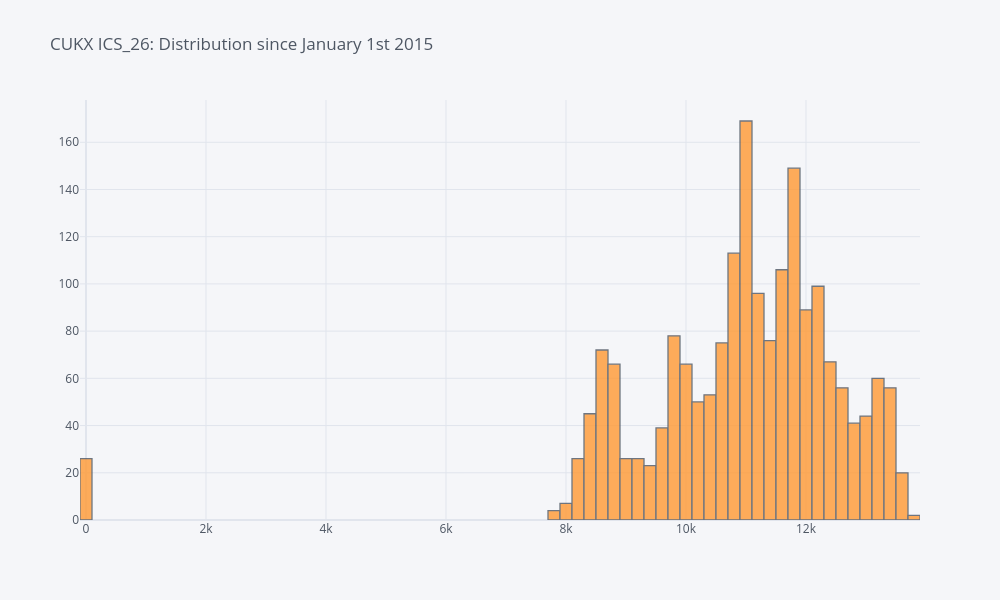

Here is the notebook cell this chart was saved with:
### Code cell
X3['ICS_26'].iplot(kind='histogram', title='CUKX ICS_26: Distribution since January 1st 2015')

### Figure 1 — Plotly figure (JSON) as saved in the notebook; plotly's stock layout.template omitted (floating-point values rounded to 4 significant figures; data arrays with more than 128 entries replaced by an {"elided": "..."} marker saying what was removed)
{"data": [{"histfunc": "count", "histnorm": "", "marker": {"color": "rgba(255, 153, 51, 1.0)", "line": {"color": "#4D5663", "width": 1.3}}, "name": "ICS_26", "opacity": 0.8, "orientation": "v", "type": "histogram", "x": {"elided": "1925 float values"}}], "layout": {"barmode": "overlay", "height": 600, "legend": {"bgcolor": "#F5F6F9", "font": {"color": "#4D5663"}}, "paper_bgcolor": "#F5F6F9", "plot_bgcolor": "#F5F6F9", "title": {"font": {"color": "#4D5663"}, "text": "CUKX ICS_26: Distribution since January 1st 2015"}, "width": 1000, "xaxis": {"gridcolor": "#E1E5ED", "showgrid": true, "tickfont": {"color": "#4D5663"}, "title": {"font": {"color": "#4D5663"}, "text": ""}, "zerolinecolor": "#E1E5ED"}, "yaxis": {"gridcolor": "#E1E5ED", "showgrid": true, "tickfont": {"color": "#4D5663"}, "title": {"font": {"color": "#4D5663"}, "text": ""}, "zerolinecolor": "#E1E5ED"}}}
